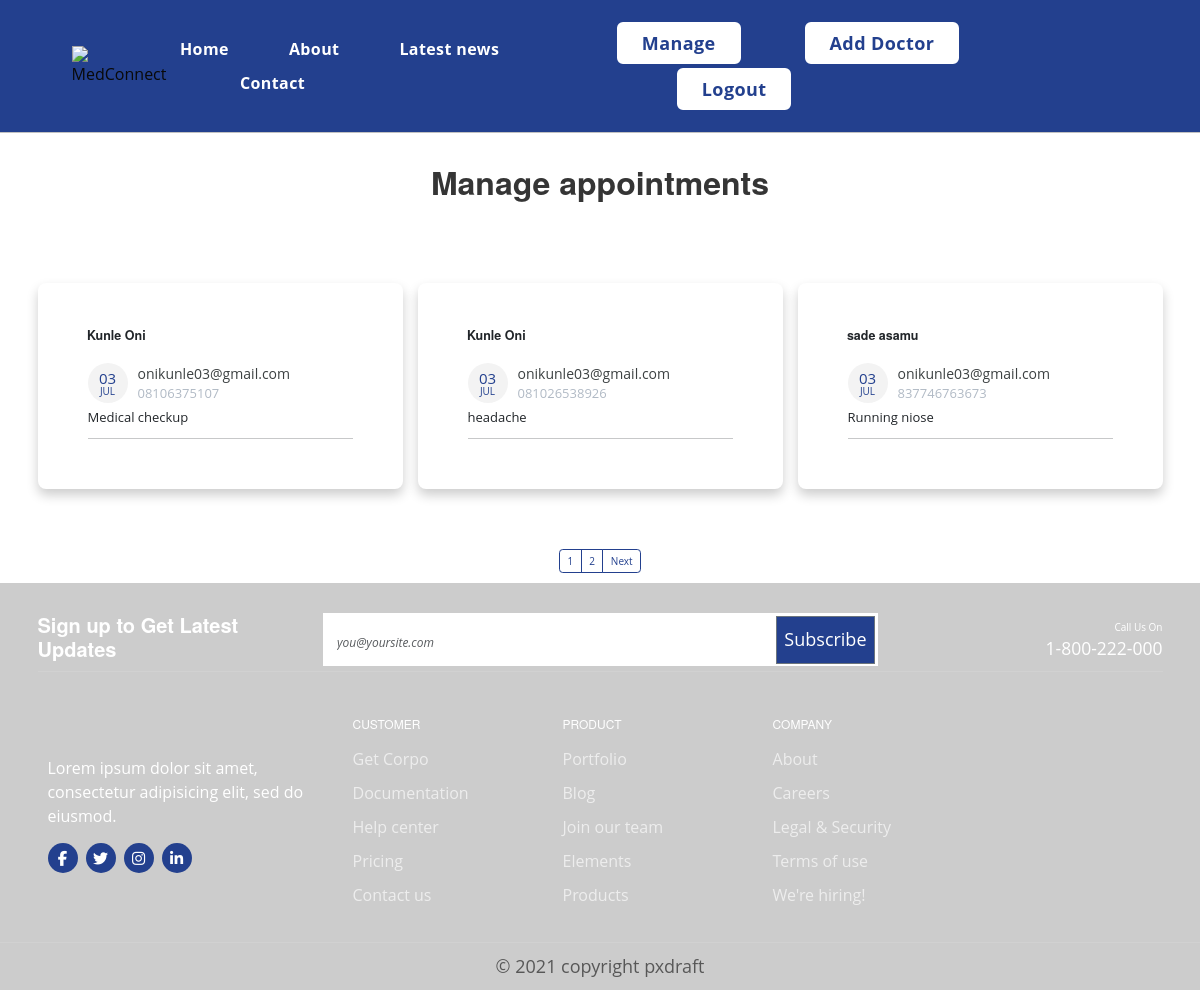
Page /manage-appointments (signed in) on the committed database.
### medconnectMain/models.py (models this page shows, shortened)
class Appointment(models.Model):
    first_name = models.CharField(max_length=50)
    last_name = models.CharField(max_length=50)
    email = models.CharField(max_length=50)
    phone = models.CharField(max_length=50)
    request = models.TextField(blank=True)
    sent_date = models.DateField(auto_now_add=True)
    accepted = models.BooleanField(default=False)
    accepted_date = models.DateField(auto_now_add=False, null=True, blank=True)
    class Meta:
        ordering = ["-sent_date"]

### medconnectMain/views.py (the view, shortened to what this page needs)
# urls.py: path("manage-appointments", ManageAppointmentTemplateView.as_view(), name="manage"),
class ManageAppointmentTemplateView(PermissionRequiredMixin, ListView):
    template_name = "manage-appointments.html"
    model = Appointment
    context_object_name = "appointments"
    login_required = True
    paginate_by = 3
    permission_required = 'superuser'
    def dispatch(self, request, *args, **kwargs):
        return super().dispatch(request, *args, **kwargs)
    def get_context_data(self, *args, **kwargs):
        context = super().get_context_data(*args, **kwargs)
        appointments = Appointment.objects.all()
        context.update({
            "title":"Manage Appointments"
        })
        return context

### templates/manage-appointments.html (shortened to what this page needs)
{% extends "index.html" %}
{% load static %}
{% block content %}
<!DOCTYPE html>
<html lang="en">
<head>
    <link href="https://cdn.jsdelivr.net/npm/bootstrap@5.3.0/dist/css/bootstrap.min.css" rel="stylesheet">
    <link rel="stylesheet" href="{% static 'style.css' %}">
    <link rel="stylesheet" href="{% static 'appointment.css' %}" type="text/css" />
</head>
{% include 'navbar.html' %}
<body>
<div class="container mt-5">
  <div class="text-center">
      <h1 class="header-appointment">
          Manage appointments
      </h1>
  </div>
  <div class="row">
  {% for app in appointments %}
    <div class="col">
        <div class="card card-margin">
            <div class="card-header no-border">
                <h5 class="card-title">{{app.first_name}} {{app.last_name}}</h5>
            </div>
            <div class="card-body pt-0">
                <div class="widget-49">
                    <div class="widget-49-title-wrapper">
                        <div class="widget-49-date-primary">
                            <span class="widget-49-date-day">{{app.sent_date|date:"d"}}</span>
                            <span class="widget-49-date-month">{{app.sent_date|date:"M"}}</span>
                        </div>
                        <div class="widget-49-meeting-info">
                            <span class="widget-49-pro-title">{{app.email}}</span>
                            <span class="widget-49-meeting-time">{{app.phone}}</span>
                        </div>
                    </div>
                    <div class="widget-49-meeting-points">
                        <span>{{app.request}}</span>
                    </div>
                    <hr class="w-100">
                </div>
            </div>
        </div>
    </div>
  {% endfor %}
  </div>
</div>
{% if is_paginated %}
    <div class="wrapper">
        <nav aria-label="Page navigation example">
            <ul class="pagination">
                {% for number in page_obj.paginator.page_range %}
                <li class="page-item"><a class="page-link" href="?page={{number}}">{{number}}</a></li>
                {% endfor %}
                {% if page_obj.has_next %}
                <li class="page-item"><a class="page-link" href="?page={{page_obj.prebious_page_number}}">Next</a></li>
                {% endif %}
            </ul>
        </nav>
    </div>
{% endif %}
</body>
{% endblock %}

### static/style.css (style rules this page uses)
html { line-height:1.15;-webkit-text-size-adjust:100% }
body { margin:0 }
h1 { font-size:2em;margin:.67em 0 }
hr { box-sizing:content-box;height:0;overflow:visible }
a { background-color:transparent }
:root { --color-primary: #54BBFF; --color-black: #090909; --color-white: #ffffff; --color-grey: #a0a0a0; --color-light-grey: #f3f3f3; --color-dark-grey: #353535; --color-red: #54bbffc4; --color-blue: #54bbff2d; --color-green: #08805b; --text-color: var(--color-dark-grey); --valid-color: var(--color-green); --error-color: var(--color-red); --font-family-base: 'Open Sans', 'Helvetica Neue', Helvetica, Arial, sans-serif; --font-family-title: 'Raleway', 'Helvetica Neue', Helvetica, Arial, sans-serif; --font-size-small: 1.2rem; --font-size-medium: 1.6rem; --font-size-large: 1.8rem; --font-size-x-large: 2.3rem; --font-size-xx-large: 4.8rem; --font-weight-regular: 400; --font-weight-bold: 700; --line-height-small: 1.2; --line-height-base: 1.5; --line-height-big: 1.8; --section-padding: 5rem 0; --section-header-padding: 0 0 3rem; --section-header-align: center; --section-title-font-size: var(--font-size-xx-large); --section-title-font-weight: var(--font-weight-bold); --section-title-line-height: var(--line-height-small); --section-title-margin: 0; --section-title-color: var(--color-black); --section-tagline-transform: uppercase; --section-tagline-color: var(--color-primary); --section-tagline-font-family: var(--font-family-headings); --section-tagline-font-weight: var(--font-weight-bold); --section-tagline-margin: 0; --section-body-padding: 2rem 0 4rem; --section-footer-padding: 3rem 0 0; --section-footer-align: center; --header-padding: 2rem 0 2rem; --footer-padding: 5rem 0 1rem; --nav-item-font-family: var(--font-family-headings); --nav-item-font-weight: var(--font-weight-bold); --nav-item-font-size: var(--font-size-medium); --nav-item-letter-spacing: .04rem; --nav-item-display: inline-block; --nav-item-margin: 0 0 0 6rem; --nav-item-link-hover: var(--color-white); --nav-item-link-background-hover: var((--color-grey)) --button-display: inline-block; --button-padding: 0.75rem 2.5rem; --button-border: var(--color-primary) solid 0.2rem; --button-color: var(--color-white); --button-text-decoration: none; --button-font-size: var(--font-size-large); --button-hover-color: var(--color-grey); --button-hover-text-decoration: none; --button-hover-background: var(--color-red); --transition-duration: .3s; --transition-cubic-bezier: cubic-bezier(0.17, 0.67, 0, 1.01); }
*, *:before, *:after { box-sizing: border-box; }
html { scroll-behavior: smooth; font-size: 62.5%; }
body { color: var(--text-color); font-family: var(--font-family-base); font-size: var(--font-size-medium); font-weight: var(--font-weight-regular); line-height: var(--line-height-base); margin: 0 60px; }
h1, h2, h3, h4, h5, h6 { font-family: var(--font-family-title); font-weight: var(--font-weight-bold); }
a { color: var(--text-color); text-decoration: none; }
.row { display: flex; }
a { text-decoration: none }
::placeholder { font-style: italic; font-size: var(--font-size-small); }

### templates/index.html (style rules this page uses)
a { text-decoration: none }

### rows in the picture
Appointment: first_name "Kunle", last_name "Oni", sent_date "03", sent_date "JUL", email "onikunle03@gmail.com", phone "08106375107", request "Medical checkup"
Appointment: first_name "Kunle", last_name "Oni", sent_date "03", sent_date "JUL", email "onikunle03@gmail.com", phone "081026538926", request "headache"
Appointment: first_name "sade", last_name "asamu", sent_date "03", sent_date "JUL", email "onikunle03@gmail.com", phone "837746763673", request "Running niose"

### other values in the picture
{{ number }} "1" "2"
